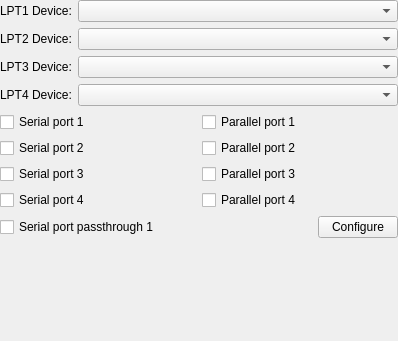
<?xml version="1.0" encoding="UTF-8"?>
<ui version="4.0">
 <class>SettingsPorts</class>
 <widget class="QWidget" name="SettingsPorts">
  <property name="geometry">
   <rect>
    <x>0</x>
    <y>0</y>
    <width>398</width>
    <height>341</height>
   </rect>
  </property>
  <property name="windowTitle">
   <string>Form</string>
  </property>
  <layout class="QGridLayout" name="gridLayout_4">
   <property name="leftMargin">
    <number>0</number>
   </property>
   <property name="topMargin">
    <number>0</number>
   </property>
   <property name="rightMargin">
    <number>0</number>
   </property>
   <property name="bottomMargin">
    <number>0</number>
   </property>
   <item row="0" column="0">
    <layout class="QFormLayout" name="formLayout">
     <item row="0" column="0">
      <widget class="QLabel" name="label">
       <property name="text">
        <string>LPT1 Device:</string>
       </property>
      </widget>
     </item>
     <item row="0" column="1">
      <widget class="QComboBox" name="comboBoxLpt1"/>
     </item>
     <item row="1" column="0">
      <widget class="QLabel" name="label_2">
       <property name="text">
        <string>LPT2 Device:</string>
       </property>
      </widget>
     </item>
     <item row="1" column="1">
      <widget class="QComboBox" name="comboBoxLpt2"/>
     </item>
     <item row="2" column="0">
      <widget class="QLabel" name="label_3">
       <property name="text">
        <string>LPT3 Device:</string>
       </property>
      </widget>
     </item>
     <item row="2" column="1">
      <widget class="QComboBox" name="comboBoxLpt3"/>
     </item>
     <item row="3" column="0">
      <widget class="QLabel" name="label_4">
       <property name="text">
        <string>LPT4 Device:</string>
       </property>
      </widget>
     </item>
     <item row="3" column="1">
      <widget class="QComboBox" name="comboBoxLpt4"/>
     </item>
    </layout>
   </item>
   <item row="1" column="0">
    <layout class="QGridLayout" name="gridLayout">
     <item row="1" column="1">
      <widget class="QCheckBox" name="checkBoxParallel2">
       <property name="text">
        <string>Parallel port 2</string>
       </property>
      </widget>
     </item>
     <item row="2" column="1">
      <widget class="QCheckBox" name="checkBoxParallel3">
       <property name="text">
        <string>Parallel port 3</string>
       </property>
      </widget>
     </item>
     <item row="2" column="0">
      <widget class="QCheckBox" name="checkBoxSerial3">
       <property name="text">
        <string>Serial port 3</string>
       </property>
      </widget>
     </item>
     <item row="0" column="0">
      <widget class="QCheckBox" name="checkBoxSerial1">
       <property name="text">
        <string>Serial port 1</string>
       </property>
      </widget>
     </item>
     <item row="3" column="1">
      <widget class="QCheckBox" name="checkBoxParallel4">
       <property name="text">
        <string>Parallel port 4</string>
       </property>
      </widget>
     </item>
     <item row="1" column="0">
      <widget class="QCheckBox" name="checkBoxSerial2">
       <property name="text">
        <string>Serial port 2</string>
       </property>
      </widget>
     </item>
     <item row="0" column="1">
      <widget class="QCheckBox" name="checkBoxParallel1">
       <property name="text">
        <string>Parallel port 1</string>
       </property>
      </widget>
     </item>
     <item row="3" column="0">
      <widget class="QCheckBox" name="checkBoxSerial4">
       <property name="text">
        <string>Serial port 4</string>
       </property>
      </widget>
     </item>
    </layout>
   </item>
   <item row="3" column="0">
    <layout class="QGridLayout" name="gridLayout_5">
     <property name="sizeConstraint">
      <enum>QLayout::SetDefaultConstraint</enum>
     </property>
     <item row="2" column="0" colspan="2">
      <spacer name="verticalSpacer">
       <property name="orientation">
        <enum>Qt::Vertical</enum>
       </property>
       <property name="sizeHint" stdset="0">
        <size>
         <width>20</width>
         <height>40</height>
        </size>
       </property>
      </spacer>
     </item>
     <item row="0" column="1">
      <widget class="QPushButton" name="pushButtonSerialPassThru1">
       <property name="text">
        <string>Configure</string>
       </property>
      </widget>
     </item>
     <item row="0" column="0">
      <widget class="QCheckBox" name="checkBoxSerialPassThru1">
       <property name="text">
        <string>Serial port passthrough 1</string>
       </property>
      </widget>
     </item>
     <item row="1" column="0">
      <spacer name="horizontalSpacer">
       <property name="orientation">
        <enum>Qt::Horizontal</enum>
       </property>
       <property name="sizeHint" stdset="0">
        <size>
         <width>40</width>
         <height>20</height>
        </size>
       </property>
      </spacer>
     </item>
    </layout>
   </item>
  </layout>
 </widget>
 <resources/>
 <connections/>
</ui>
